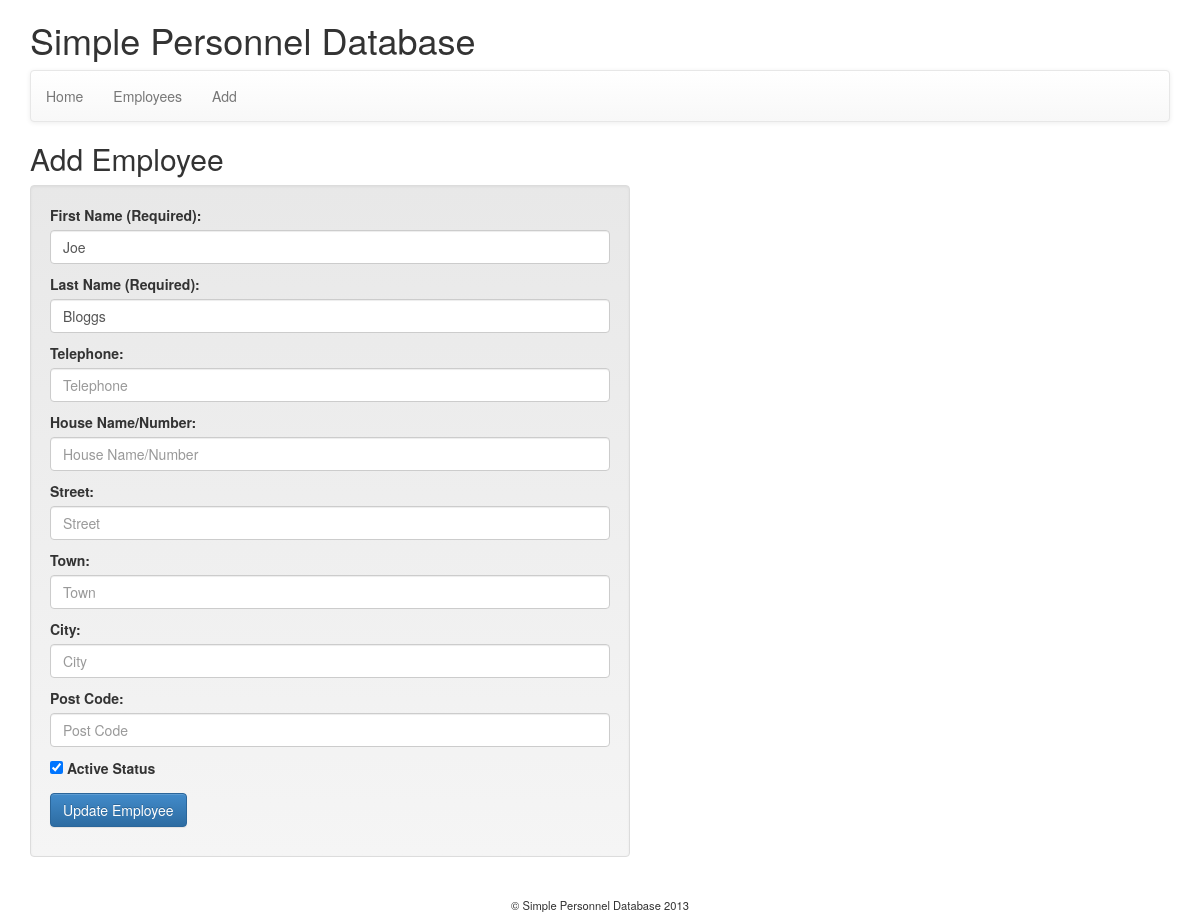
Screenshot of /employee_manage/edit/0/2 with the database file from the repository.
### tables this page shows
CREATE TABLE IF NOT EXISTS `employees` (
  `id` bigint(20) NOT NULL AUTO_INCREMENT,
  `first_name` varchar(32) NOT NULL,
  `last_name` varchar(32) NOT NULL,
  `telephone` varchar(16) DEFAULT NULL,
  `house_name_number` varchar(32) DEFAULT NULL,
  `street` varchar(32) DEFAULT NULL,
  `town` varchar(32) DEFAULT NULL,
  `city` varchar(32) DEFAULT NULL,
  `post_code` varchar(8) DEFAULT NULL,
  `active_status` tinyint(1) NOT NULL DEFAULT '1',
  PRIMARY KEY (`id`)
);

### application/controllers/employee_manage.php (called while the page is built, shortened)
<?php if ( ! defined('BASEPATH')) exit('No direct script access allowed');
class Employee_manage extends CI_Controller {
	public function __construct(){
		$this->load->library('form_validation');
		$this->load->model('employee_model');
	}
	public function edit($page_num = 1, $employee_id = null){
		$this->data['page_title'] = 'edit';
		$this->data['action_url'] = base_url() . 'employee_manage/edit/' . $page_num . '/' . $employee_id;
		$this->data['submit_value'] = 'Update Employee';
		if(isset($_POST) && !empty($_POST)){
			$this->_collect_post_data();
			$this->_validate_form();
			if ($this->form_validation->run() == true){
				$this->employee_model->update_employee($this->data['form'], $employee_id);
				redirect('/employee_manage/employee_list/' . $page_num . '/' . $employee_id, 'refresh');
			}
			else{
				$this->data['message'] = validation_errors();
			}
		}
		else{
			$this->data['form'] = $this->employee_model->get_employee_by_id($employee_id);
		}
		$this->load->view('header', $this->data);
		$this->load->view('employee_manage_form_view', $this->data);
		$this->load->view('footer');
	}
	private function _reset_form(){
		$this->data['form'] = array(
			'first_name'		=> '',
			'last_name'			=> '',
			'telephone'			=> '',
			'house_name_number'	=> '',
			'street'			=> '',
			'town'				=> '',
			'city'				=> '',
			'post_code'			=> '',
			'active_status'		=> 'true'
		);
	}
}

### index.php (called while the page is built, shortened)
<?php
require_once BASEPATH.'core/CodeIgniter.php';

### application/models/employee_model.php (called while the page is built, shortened)
<?php if (!defined('BASEPATH')) exit('No direct script access allowed');
class Employee_model extends CI_Model{
	public function get_employee_by_id($employee_id){
		$this->db->where('id', $employee_id);
		$query = $this->db->get('employees');
		return $query->row_array();
	}
}

### application/views/employee_manage_form_view.php (the view, shortened to what this page needs)
<h2>Add Employee</h2>
<div class="employee-form well">
	<form  action="<?php echo $action_url ?>" method="post" accept-charset="utf-8">
		<p>
			<label for="first_name">First Name (Required):</label>
			<input class="form-control" id="first_name" name="first_name" maxlength="32" placeholder="First Name" value="<?php echo $form['first_name'] ?>">
		</p>
		<p>
			<label for="last_name">Last Name (Required):</label>
			<input class="form-control" id="last_name" name="last_name" maxlength="32" placeholder="Last Name" value="<?php echo $form['last_name'] ?>">
		</p>
		<p>
			<label for="telephone">Telephone:</label>
			<input class="form-control" id="telephone" name="telephone" maxlength="16" placeholder="Telephone" value="<?php echo $form['telephone'] ?>">
		</p>
		<p>
			<label for="house_name_number">House Name/Number:</label>
			<input class="form-control" id="house_name_number" name="house_name_number" maxlength="32" placeholder="House Name/Number"
			value="<?php echo $form['house_name_number'] ?>">
		</p>
		<p>
			<label for="street">Street:</label>
			<input class="form-control" id="street" name="street" maxlength="32" placeholder="Street" value="<?php echo $form['street'] ?>">
		</p>
		<p>
			<label for="town">Town:</label>
			<input class="form-control" id="town" name="town" maxlength="32" placeholder="Town" value="<?php echo $form['town'] ?>">
		</p>
		<p>
			<label for="city">City:</label>
			<input class="form-control" id="city" name="city" maxlength="32" placeholder="City" value="<?php echo $form['city'] ?>">
		</p>
		<p>
			<label for="post_code">Post Code:</label>
			<input class="form-control" id="post_code" name="post_code" maxlength="16" placeholder="Post Code" value="<?php echo $form['post_code'] ?>">
		</p>
		<p>
			<label>
      			<input type="checkbox" name="active_status"<?php if($form['active_status']) { echo ' checked="checked"';} ?>> Active Status
    		</label>
		</p>
		<p>
			<input type="submit" name="submit" class="btn btn-primary" value="<?php echo $submit_value ?>">
		</p>
	</form>
</div>

### rows the page displays
employees: first_name "Joe", last_name "Bloggs", active_status "☑"

### other values shown
$this->config->item('site_name') "Simple Personnel Database"
